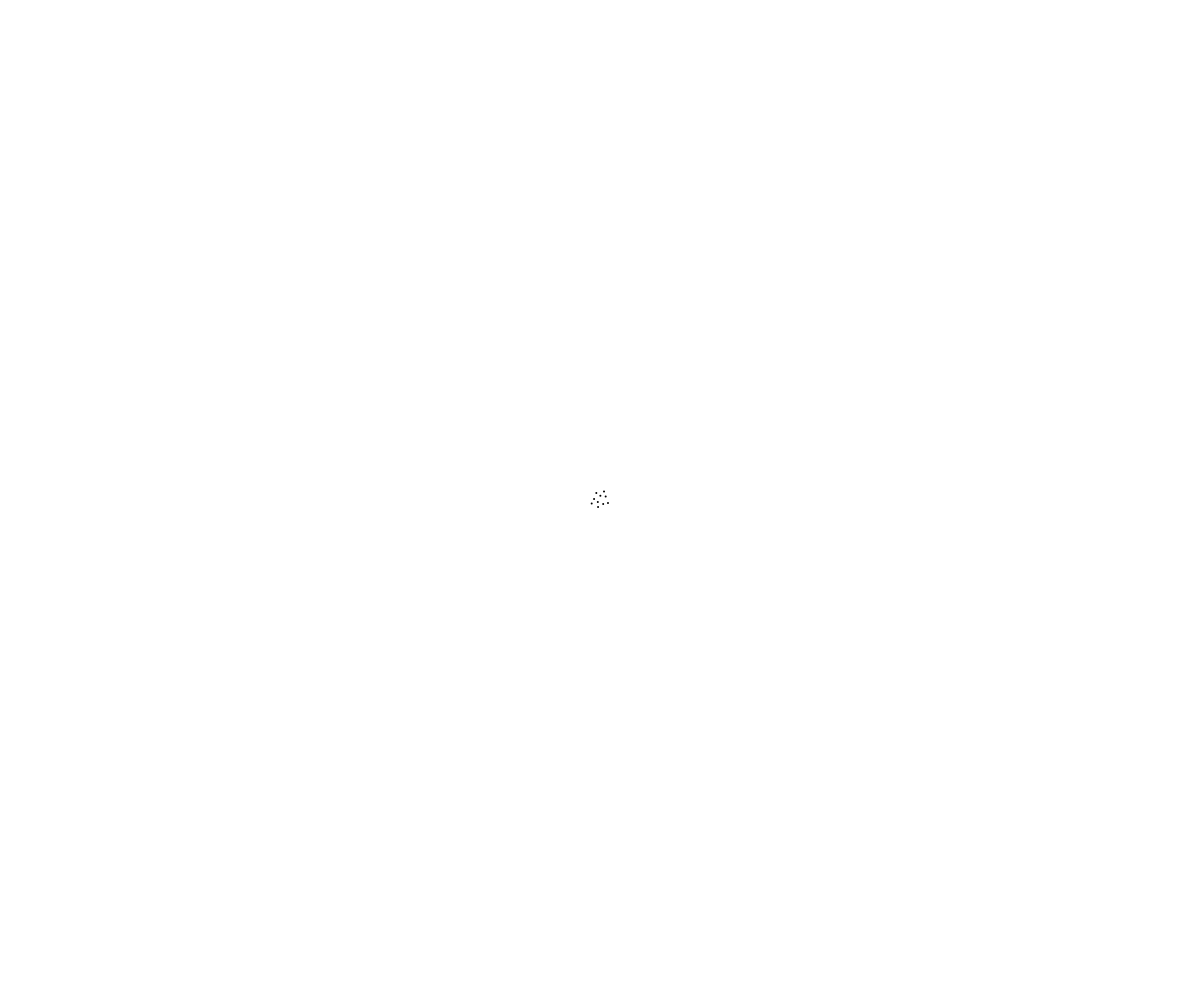
Frame 1 (no input)
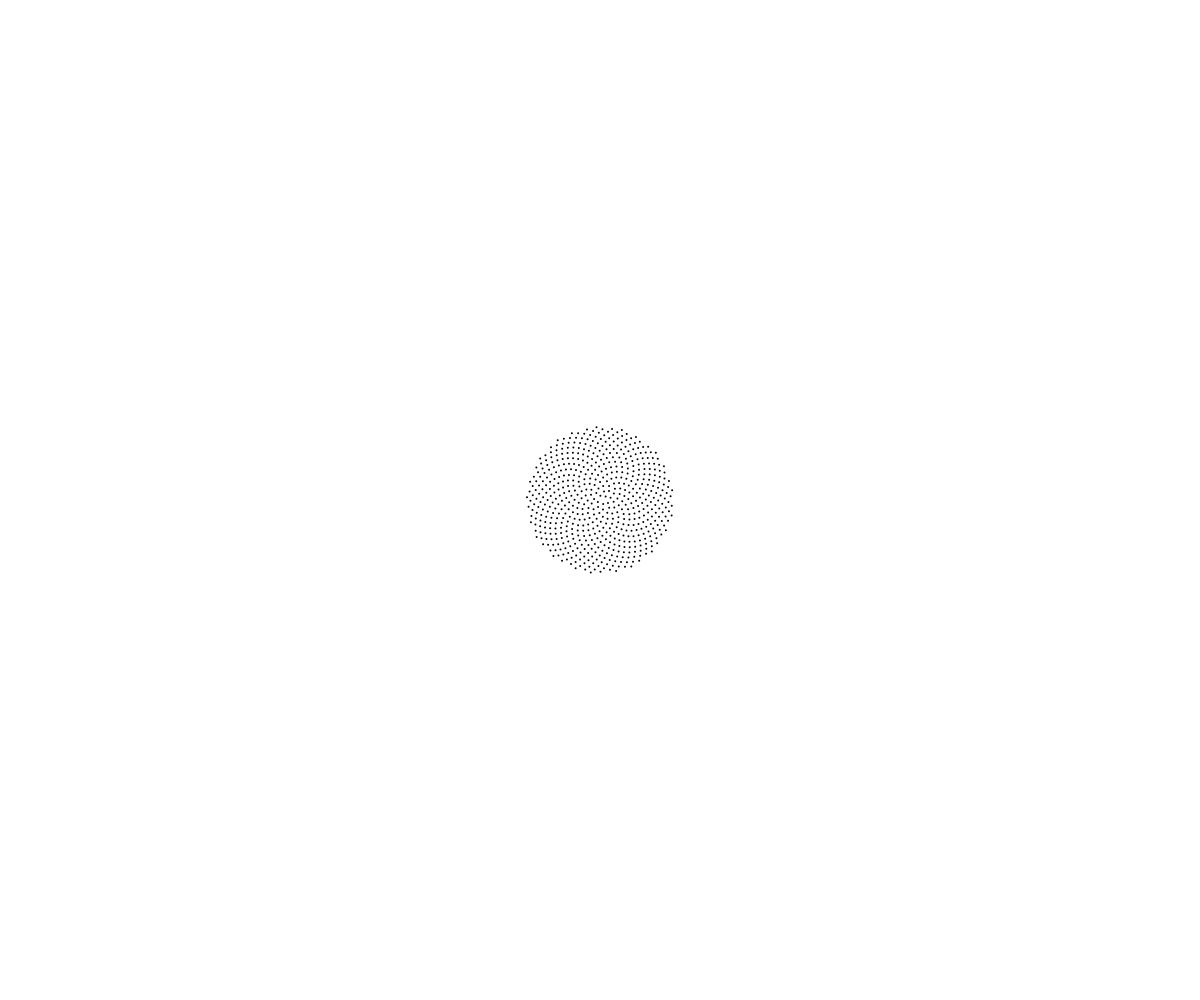
Frame 60 (no input)
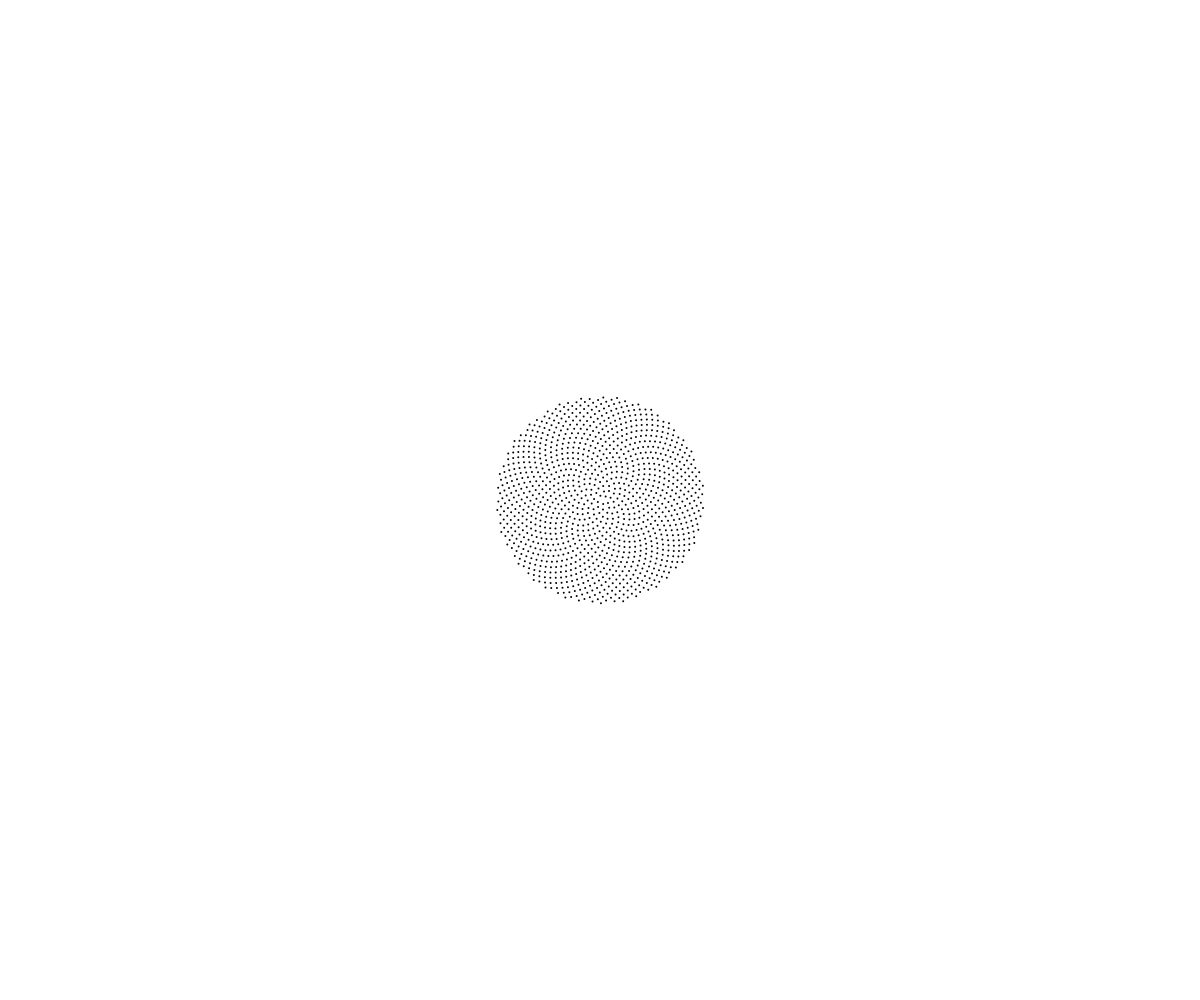
Frame 120 (the mouse pressed at the canvas centre since frame 60)

The p5.js sketch that drew these frames (run headless with seeded random() and noise() and a simulated clock; from frame 60 on, the mouse is pressed at the canvas centre):

// p5.js sketch
// ── sketch.js
let angle = 137.508;
let pedals = 200;
let cspread = 3;
let size = 2;
let phi;
let n = 0;

function setup() {
  createCanvas(windowWidth, windowHeight);
  phi = radians(angle);
}

function draw() {
  // background(220);
  translate(width / 2, height / 2);

  for(let i = 0; i < 10; i++) {
    n++;
    let r = cspread * Math.sqrt(n);
    let theta = n * phi;
  
    let x = r * cos(theta);
    let y = r * sin(theta);
  
    strokeWeight(size);
    point(x, y);

    if(x > width / 2 || y > height / 2) noLoop();
  }
}
